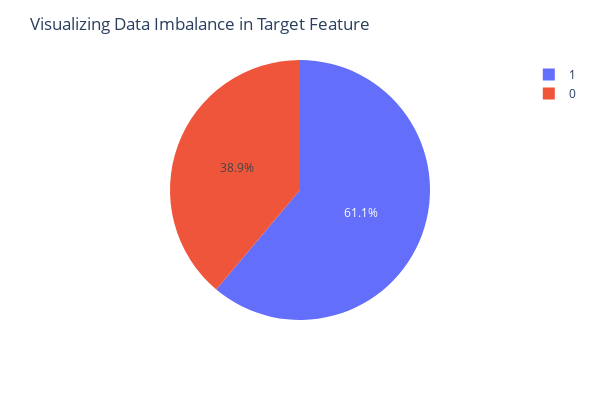

This figure's notebook cell:
### Markdown cell above
Exploratory Data Analysis (EDA) plays a crucial role in enhancing the performance of machine learning models. It helps in identifying errors, detecting patterns, selecting relevant features, and improving model accuracy. In this section, graphical charts are are created for critical features. This step provides essential insights into the data and assists in making informed decisions for the subsequent stages of the model development process.

### Code cell
# charts for critical input features
fig = px.histogram(df, x='CODE_GENDER', color=target_feature, barmode="overlay", width = 600, height = 300)
fig.update_layout(xaxis=dict(tickvals=['M', 'F'], ticktext=['Male', 'Female']))
fig.show("png")

fig = px.histogram(df, x='FLAG_EMAIL', color=target_feature, barmode="overlay", width = 600, height = 300)
fig.update_layout(xaxis=dict(tickvals=[0, 1], ticktext=['No', 'Yes']))
fig.show("png")

fig = px.histogram(df, x='FLAG_OWN_CAR', color=target_feature, barmode="overlay", width = 600, height = 300)
fig.show("png")

fig = px.histogram(df, x='FLAG_OWN_REALTY', color=target_feature, barmode="overlay", width = 600, height = 300)
fig.show("png")


# chart for target_feature
fig = px.pie(df, values=df.groupby('STATUS').size().values, names=df.groupby('STATUS').size().index)
fig.update_layout( title="Visualizing Data Imbalance in Target Feature", width=600, height=400)
fig.show()

### Figure 1 — Plotly figure (JSON) as saved in the notebook; plotly's stock layout.template omitted (floating-point values rounded to 4 significant figures)
{"data": [{"domain": {"x": [0, 1], "y": [0, 1]}, "hovertemplate": "label=%{label}<br>value=%{value}<extra></extra>", "labels": [0, 1], "legendgroup": "", "name": "", "showlegend": true, "type": "pie", "values": [302229, 475486]}], "layout": {"height": 400, "legend": {"tracegroupgap": 0}, "margin": {"t": 60}, "title": {"text": "Visualizing Data Imbalance in Target Feature"}, "width": 600}}
